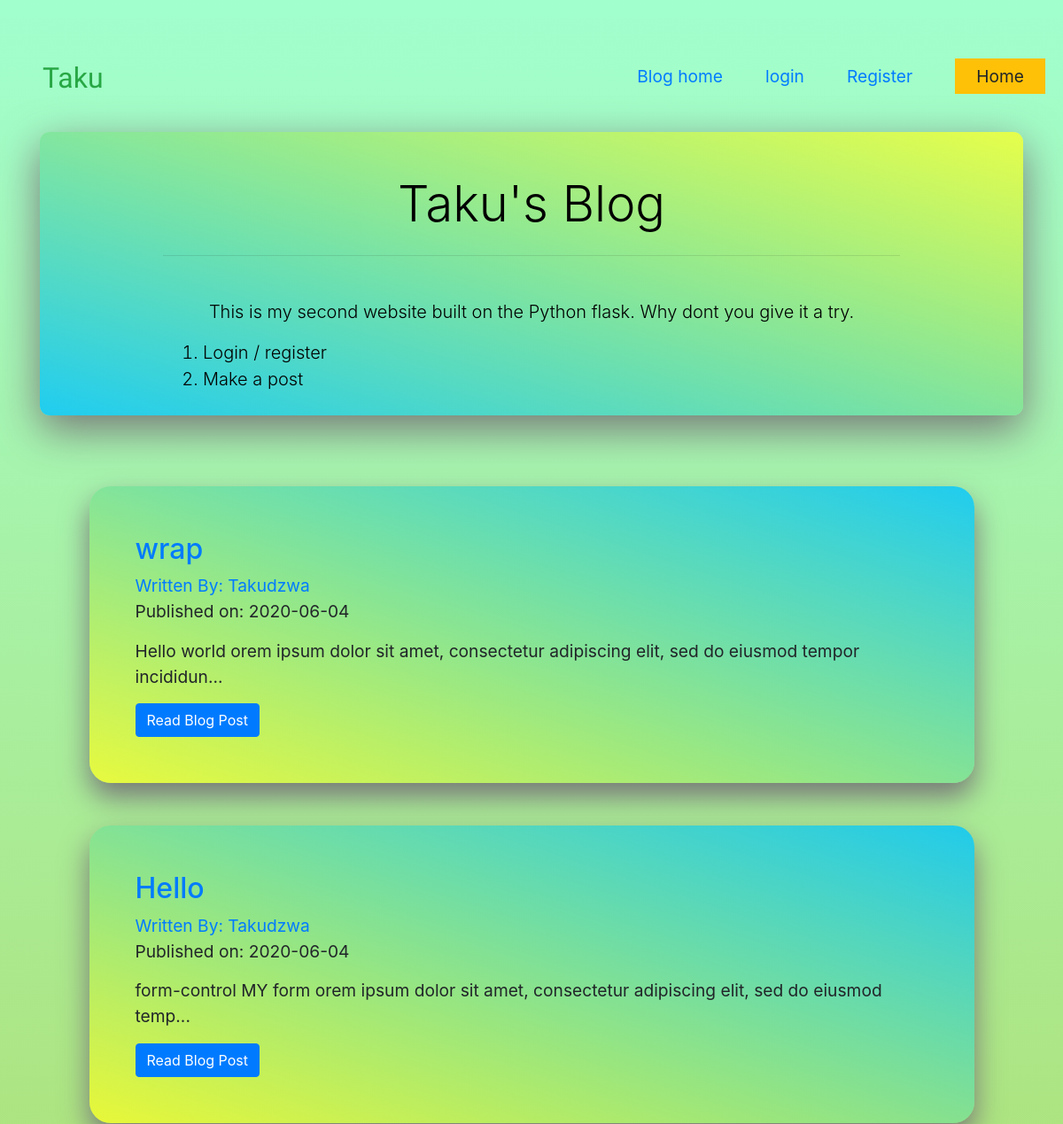
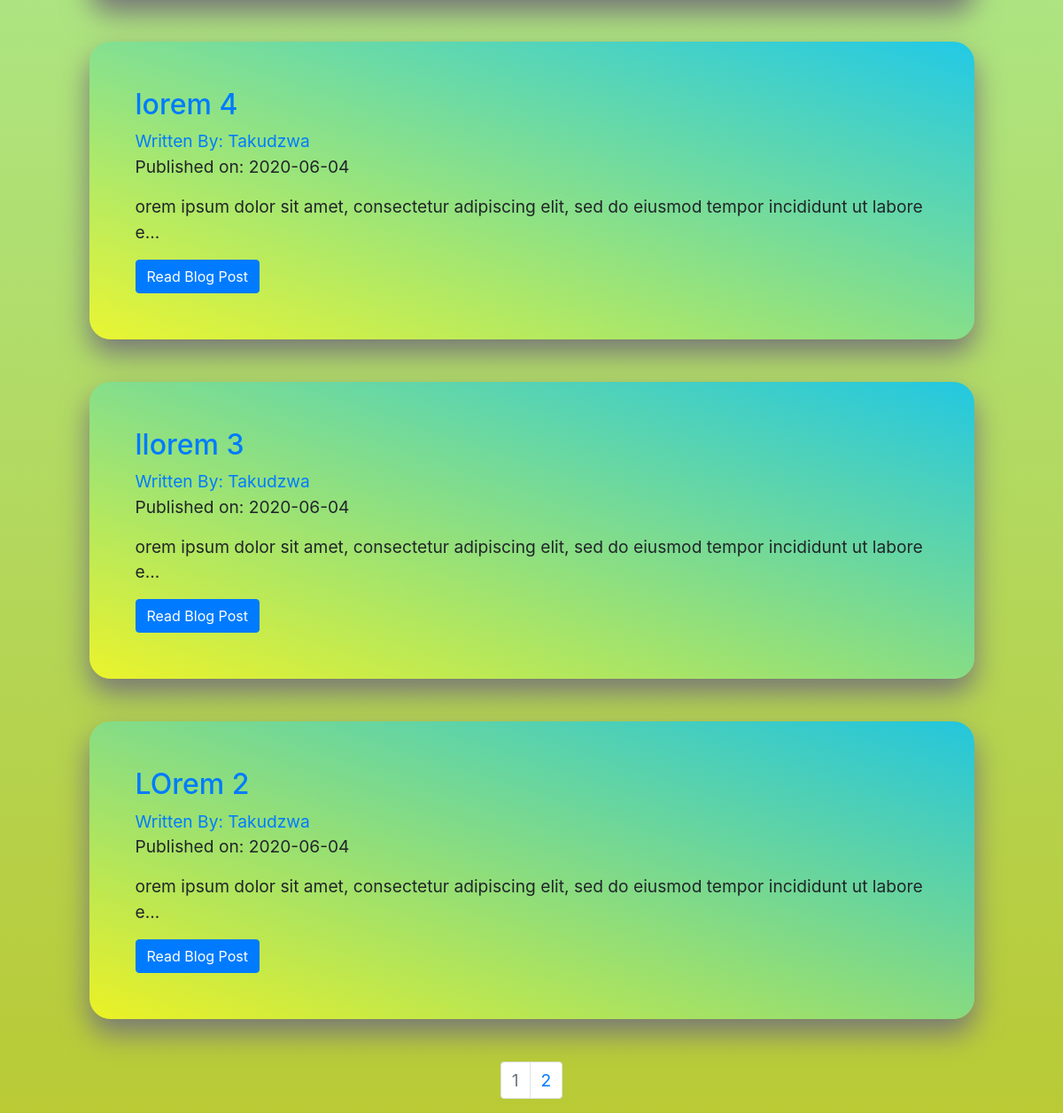
Page /blog/ on the earlier database version (2 pictures, top to bottom).
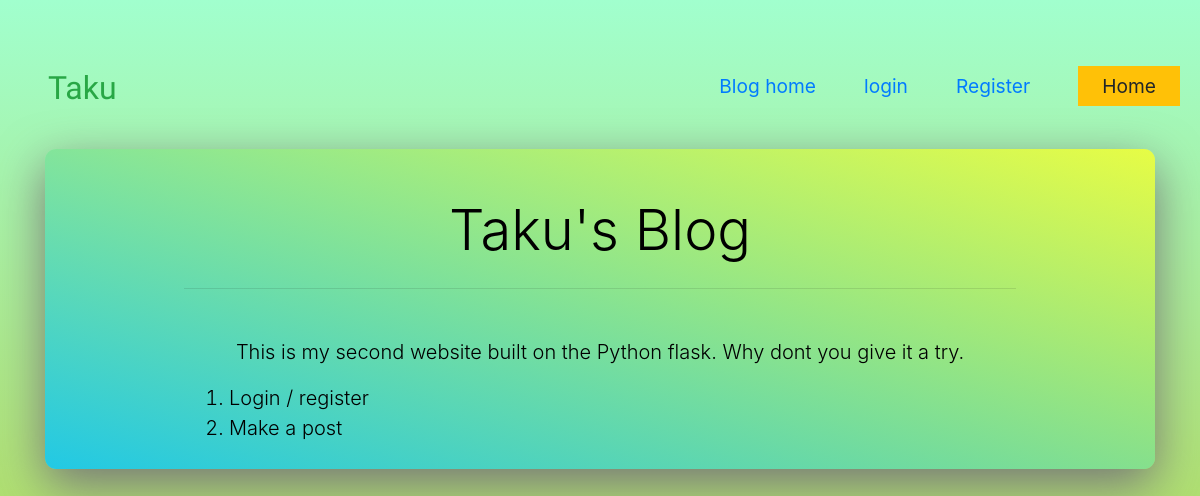
Same page on the later database version.
### website/blog/models.py (models this page shows, shortened)
class BlogPost(db.Model):
    users = db.relationship(User)
    id = db.Column(db.Integer, primary_key=True)
    user_id = db.Column(db.Integer, db.ForeignKey("users.id"), nullable=False)
    date = db.Column(db.DateTime, nullable=False, default=datetime.utcnow)
    title = db.Column(db.String(140), nullable=False)
    text = db.Column(db.Text, nullable=False)

class User(db.Model, UserMixin):
    __tablename__ = "users"
    id = db.Column(db.Integer, primary_key=True)
    profile_image = db.Column(db.String(64), nullable=False)
    email = db.Column(db.String(64), unique=True, index=True)
    username = db.Column(db.String(64), unique=True, index=True)
    password_hash = db.Column(db.String(128))
    post = db.relationship("BlogPost", backref="author", lazy=True)

### website/blog/core/views.py (the view)
@core.route("/blog/")
def index():
    page = request.args.get("page", 1, type=int)
    blog_post = BlogPost.query.order_by(BlogPost.date.desc()).paginate(
        page=page, per_page=5
    )
    return render_template("index.html", blog_post=blog_post)

### website/templates/index.html
{%extends "baseb.html"%}
{%block content%}
<div class="myjumbo">
  <h1 class="text-center jumbo-display-4 display-4 jumbo-text">Taku's Blog</h1>
  <hr class="my-4 w-75">
  <p class=" text-center lead jumbo-text">This is my second website built on the Python flask.
     Why dont you give it a try.
    <ol class="list-instructions">
      <li>Login / register</li>
      <li>Make a post</li>
    </ol>
  </p>
</div>
<div class="blog-div">
  {% for post in blog_post.items %}
  <div class="mycard">
    <div class="card-body">
      <h2><a class="card-title"
          href="  {{ url_for('blog_posts.blog_post', blog_post_id=post.id) }}">{{ post.title }}</a></h2>
      <a href="{{ url_for('users.user_posts', username=post.author.username) }}">Written By:
        {{ post.author.username }}</a>
      <p>Published on: {{ post.date.strftime('%Y-%m-%d') }}</p>
      <p class="card-text">{{ post.text[:100] }}...</p>
      <a href="{{ url_for('blog_posts.blog_post', blog_post_id=post.id) }}" class="btn btn-primary">Read Blog Post</a>
    </div>
  </div>
  {% endfor %}
  <div class="pagination justify-content-center">
    <nav aria-label="Page navigation example">
      <ul class="pagination justify-content-center">
        {% for page_num in blog_post.iter_pages(left_edge=1, right_edge=1, left_current=1, right_current=2) %}
        {% if blog_post.page == page_num %}
        <li class="page-item disabled">
          <a class="page-link" href="{{ url_for('core.index', page=page_num) }}">{{ page_num }}</a></li>
        {% else %}
        <li class="page-item"><a class="page-link" href="{{ url_for('core.index', page=page_num) }}">{{ page_num }}</a>
        </li>
        {% endif %}
        {% endfor %}
    </nav>
  </div>
</div>
{%endblock%}

### website/templates/baseb.html (shortened to what this page needs)
<!DOCTYPE html>
<html lang="en" dir="ltr">
<head>
  <link rel="stylesheet" href="https://maxcdn.bootstrapcdn.com/bootstrap/4.0.0/css/bootstrap.min.css"
>
  <link rel="stylesheet" href="../static/blog_css.css">
</head>
<body>
  <nav class="navbar navbar-expand-lg navbar-dark bg-transparent my-3 pt-5 justify-content-end">
    <a class="navbar-brand pl-5 pt-4 text-success h1 mt-4 logo" href="{{url_for('core_app.home')}}">Taku</a>
    <div class="navbar-collapse flex-grow-0 collapse" id="navbarSupportedContent">
      <ul class="navbar-nav text-right ml-auto">
        <li class="nav_link my-nav-items text-light my-2 text-decoration-none"> <a class="nav-hover px-4 py-2"
            href="{{url_for('core.index')}}">Blog home</a> </li>
        {%if current_user.is_authenticated%}
        <li class="nav_link my-nav-items my-2 text-light"> <a class="nav-hover px-4 py-2"
            href="{{url_for('users.logout')}}">Logout</a> </li>
        <li class="nav_link my-nav-items my-2 text-light"> <a class="nav-hover px-4 py-2"
            href="{{url_for('users.account')}}">Account</a> </li>
        <li class="nav_link my-2 text-light "> <a class="nav-hover" href="{{url_for('blog_posts.create_post')}}"><span
              class="btn btn-success ">Create Post</span></a> </li>
        {%else%}
        <li class="nav_link my-2 text-light my-nav-items"> <a class="nav-hover px-4 py-2"
            href="{{url_for('users.login')}}">login</a> </li>
        <li class="nav_link my-2 text-light my-nav-items"> <a class="nav-hover px-4 py-2"
            href="{{url_for('users.register')}}">Register</a> </li>
        {%endif%}
        <li class="nav_link my-nav-items ml-4 text-light my-2  mr-1 text-decoration-none"> <a
            class="py-2 px-4 home-btn btn-warning" href="{{url_for('core_app.home')}}">Home </a> </li>
    </div>
  </nav>
  <div class="container my-bg">
    {%block content%}
    {%endblock%}
  </div>
</body>
</html>

### website/static/blog_css.css (style rules this page uses)
body { background-image: linear-gradient(#a1ffce, #b9ca35); background-repeat: no-repeat; min-height: 100vh; font-size: 1.2rem; }
.logo { font-family: 'Dancing Script', cursive; font-size: 2rem; position: absolute; left: 0; top: 0rem; text-align: left; font-size: 2rem; }
.list-instructions { font-size: 1.25rem; font-weight: 300; margin-left: 9rem; }
.myjumbo { background-image: linear-gradient(to right top, #00c3ffce, #ffff1cb9); color: black; min-height: 20rem; border-radius: .7rem; box-shadow: 0 1rem 3rem #777; overflow: hidden; margin-bottom: 5rem; margin-top: 2rem; position: relative; font-size: 2rem; text-align: left; }
.jumbo-text { margin-top: 3rem; }

Differences in the rows shown:
removed BlogPost: title "wrap", author.username "Takudzwa", date "2020-06-04", text "Hello world orem ipsum dolor sit amet, consectetur adipiscing elit, sed do eiusmod tempor incididun"
removed BlogPost: title "Hello", author.username "Takudzwa", date "2020-06-04", text "form-control MY form orem ipsum dolor sit amet, consectetur adipiscing elit, sed do eiusmod temp"
removed BlogPost: title "lorem 4", author.username "Takudzwa", date "2020-06-04", text "orem ipsum dolor sit amet, consectetur adipiscing elit, sed do eiusmod tempor incididunt ut labore e"
removed BlogPost: title "llorem 3", author.username "Takudzwa", date "2020-06-04", text "orem ipsum dolor sit amet, consectetur adipiscing elit, sed do eiusmod tempor incididunt ut labore e"
removed BlogPost: title "LOrem 2", author.username "Takudzwa", date "2020-06-04", text "orem ipsum dolor sit amet, consectetur adipiscing elit, sed do eiusmod tempor incididunt ut labore e"
Other differences:
list line gone: "1"
list line gone: "2"
